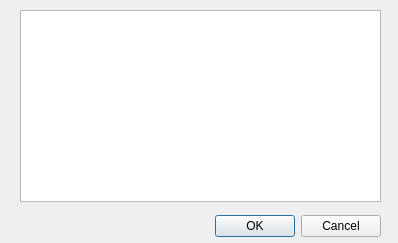
<?xml version="1.0" encoding="UTF-8"?>
<ui version="4.0">
 <class>QVertexDialogBase</class>
 <widget class="QDialog" name="QVertexDialogBase">
  <property name="geometry">
   <rect>
    <x>0</x>
    <y>0</y>
    <width>398</width>
    <height>243</height>
   </rect>
  </property>
  <property name="windowTitle">
   <string>qVertex</string>
  </property>
  <property name="modal">
   <bool>true</bool>
  </property>
  <widget class="QDialogButtonBox" name="button_box">
   <property name="geometry">
    <rect>
     <x>20</x>
     <y>210</y>
     <width>361</width>
     <height>32</height>
    </rect>
   </property>
   <property name="orientation">
    <enum>Qt::Horizontal</enum>
   </property>
   <property name="standardButtons">
    <set>QDialogButtonBox::Cancel|QDialogButtonBox::Ok</set>
   </property>
  </widget>
  <widget class="QListWidget" name="listCrs">
   <property name="geometry">
    <rect>
     <x>20</x>
     <y>10</y>
     <width>361</width>
     <height>192</height>
    </rect>
   </property>
  </widget>
 </widget>
 <resources/>
 <connections>
  <connection>
   <sender>button_box</sender>
   <signal>accepted()</signal>
   <receiver>QVertexDialogBase</receiver>
   <slot>accept()</slot>
   <hints>
    <hint type="sourcelabel">
     <x>20</x>
     <y>20</y>
    </hint>
    <hint type="destinationlabel">
     <x>20</x>
     <y>20</y>
    </hint>
   </hints>
  </connection>
  <connection>
   <sender>button_box</sender>
   <signal>rejected()</signal>
   <receiver>QVertexDialogBase</receiver>
   <slot>reject()</slot>
   <hints>
    <hint type="sourcelabel">
     <x>20</x>
     <y>20</y>
    </hint>
    <hint type="destinationlabel">
     <x>20</x>
     <y>20</y>
    </hint>
   </hints>
  </connection>
 </connections>
</ui>
